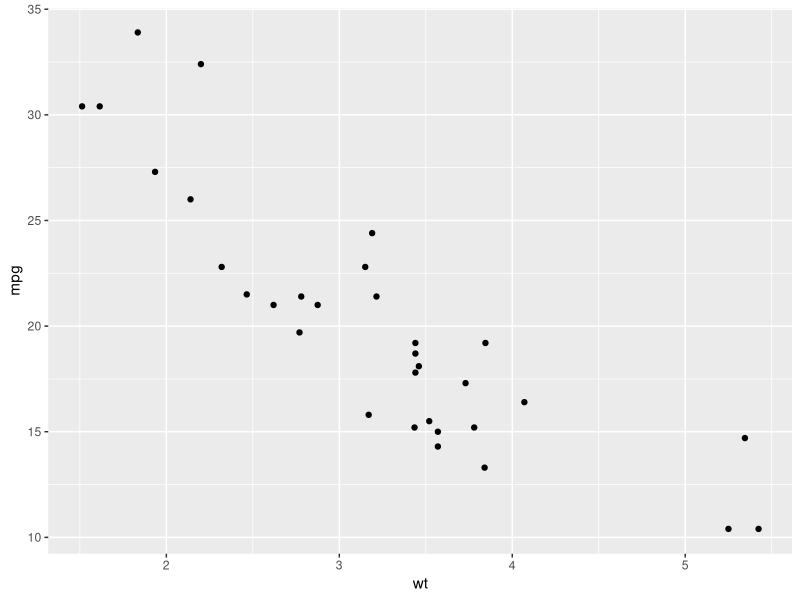
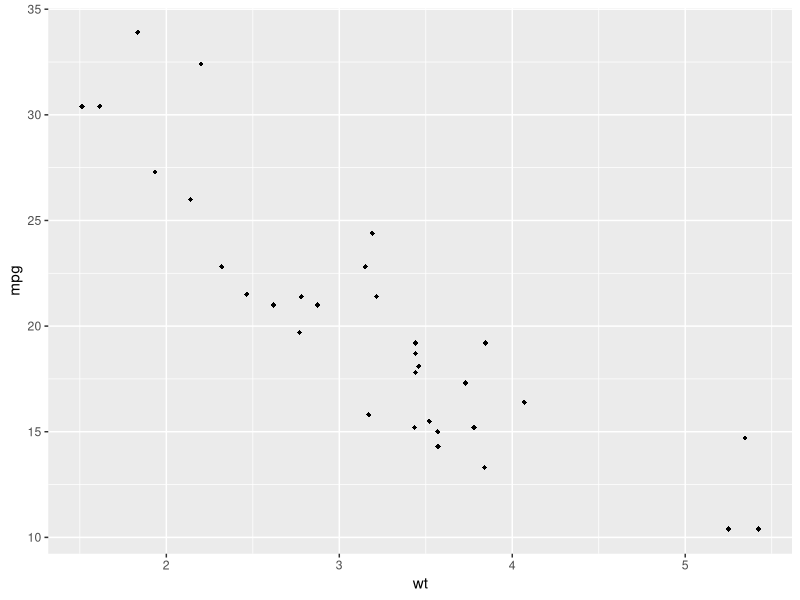
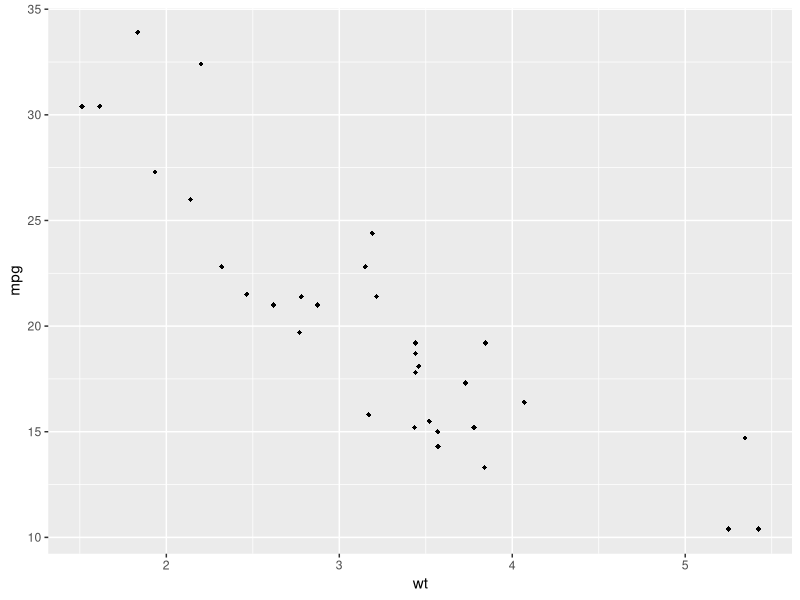
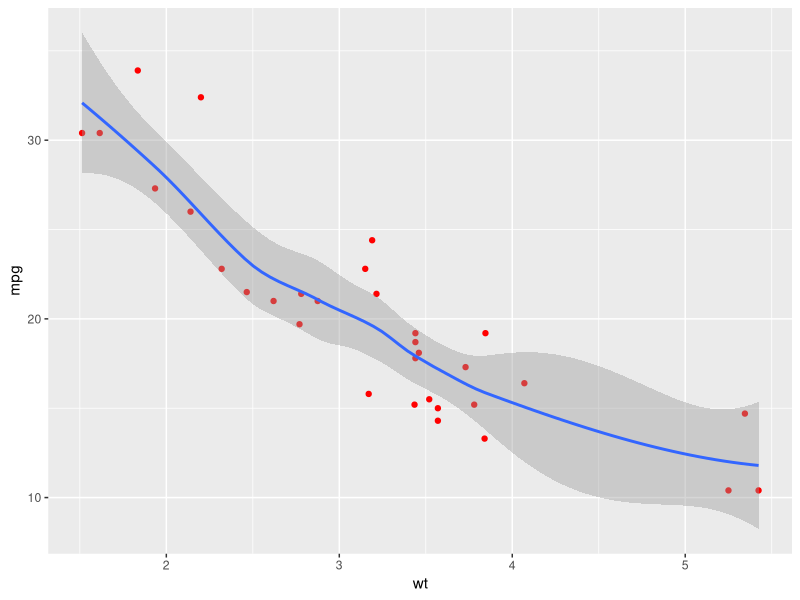
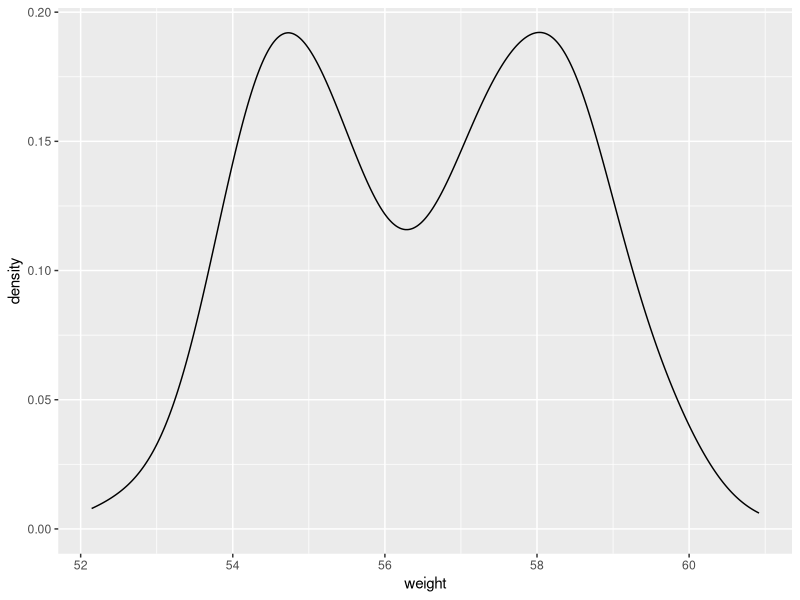
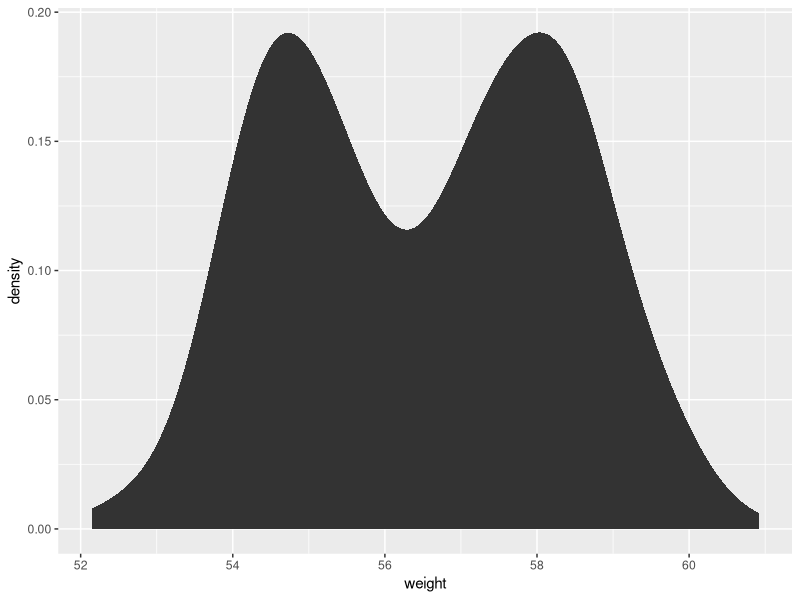
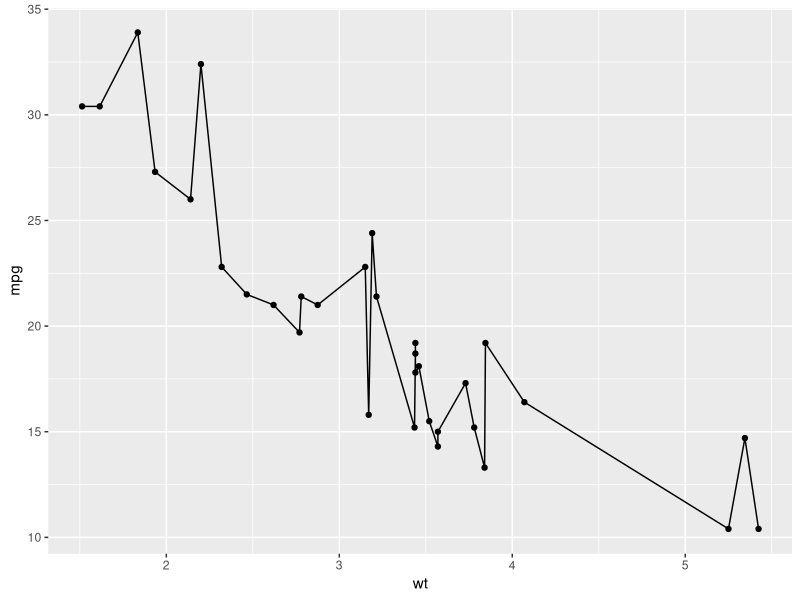
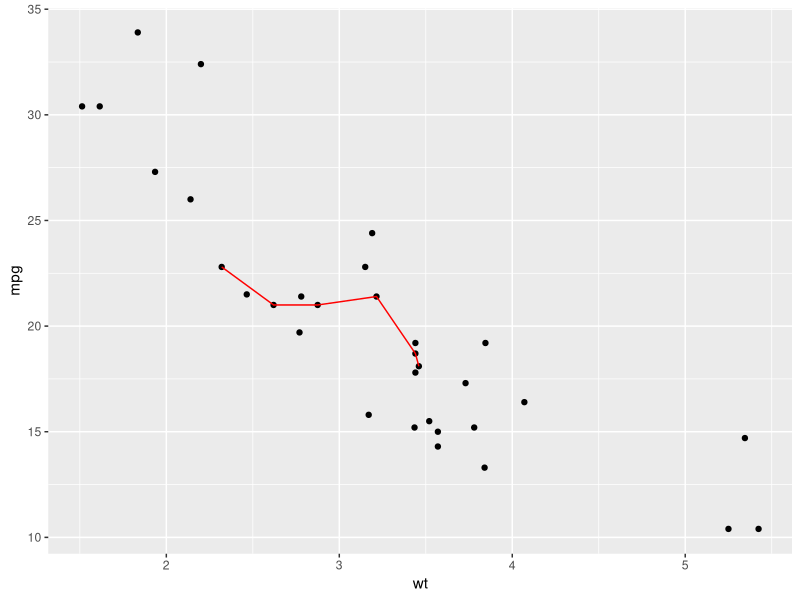

The R script that drew these images, in order:
## ---- chunk 1
knitr::opts_chunk$set(echo = TRUE)
## ---- chunk 2
# mtcars
## Load data
data(mtcars)
df <- mtcars[ , c("mpg", "cyl", "wt")]

## Convert dyl to a factor variable
df$cyl <- as.factor(df$cyl)

## Print a sample of data
head(mtcars)

#----------------------------------------------------------
library(dplyr)

set.seed(1234)
wdata <- data.frame(
  sex = factor(rep(c("F", "M"), each = 200)),
  weight = c(rnorm(200, 55), rnorm(200, 58)))

head(wdata)

mu <- wdata %>%
  group_by(sex) %>%
  summarise(grp.mean = mean(weight))

head(mu)
## ---- chunk 3
library(ggplot2)
# Basic scatter plot
ggplot(data = mtcars, aes(x = wt, y = mpg)) +
  geom_point()

# Change the font size and shape
ggplot(data = mtcars, aes(x = wt, y = mpg)) +
   geom_point(size = 1.5, shape = 18)
## ---- chunk 4
ggplot(data = mtcars, aes_string(x = "wt", y = "mpg")) +
   geom_point(size = 1.5, shape = 18)

ggpoints <- function(data, x_name, y_name)
{
  p <- ggplot(data = data, aes_string(x_name, y_name)) +
    geom_point(color = "red") +
    geom_smooth()
  
  return(p)
}

ggpoints(data = mtcars, x_name = "wt", y_name = "mpg")
## ---- chunk 5
set.seed(1234)
wdata = data.frame(
  sex = factor(rep(c("F", "M"), each = 200)),
  weight = c(rnorm(200, 55), rnorm(200, 58)))

print("Use geometry function")
ggplot(wdata, aes(x = weight)) + geom_density()

print("Use stat function")
ggplot(wdata, aes(x = weight)) + stat_density()
## ---- chunk 6
ggplot(data = mtcars, aes(x = wt, y = mpg)) +
  geom_point() +  # to draw points
  geom_line()     # to draw a line
## ---- chunk 7
ggplot(data = mtcars, aes(x = wt, y = mpg)) +
  geom_point() +  # to draw points from whole data set
  geom_line(data = head(mtcars), color = "red")  # to draw a line from a subset of data
## ---- chunk 8
ggplot(data = mtcars, aes(x = log2(wt), y = log2(mpg))) +
  geom_point()
## ---- chunk 9
ggplot(mtcars, aes(wt, mpg)) + geom_point()
ggsave("my_plot1.pdf")  # to PDF
ggsave("my_plot1.png")  # to PNG
## ---- chunk 10
pdf("my_plot2.pdf")
my_plot <- ggplot(mtcars, aes(wt, mpg)) + geom_point()
print(my_plot)
dev.off()

png("my_plot2.png")
my_plot <- ggplot(mtcars, aes(wt, mpg)) + geom_point()
print(my_plot)
dev.off()
## ---- chunk 11
library(dplyr)

set.seed(1234)
wdata <- data.frame(
  sex = factor(rep(c("F", "M"), each = 200)),
  weight = c(rnorm(200, 55), rnorm(200, 58)))

head(wdata)

mu <- wdata %>%
  group_by(sex) %>%
  summarise(grp.mean = mean(weight))

head(mu)
## ---- chunk 12
my_plot <- ggplot(wdata, aes(x = weight))
## ---- chunk 13
my_plot + geom_area(stat = "bin", color = "black", fill = '#00AFBB')
## ---- chunk 14
my_plot + geom_area(aes(y = ..density..), stat = "bin")
## ---- chunk 15
data("diamonds")
head(diamonds)

p <- ggplot(diamonds, aes(x = price, fill = cut))

p + geom_bar(stat = "bin")

p + geom_area(stat = "bin")
## ---- chunk 16
my_plot + geom_density()

my_plot + geom_density(color = "black", fill = "grey") +
  geom_vline(aes(xintercept = mean(weight)),
             color = "#FC4E07", 
             linetype = "dashed",
             size = 1)
## ---- chunk 17
my_plot + geom_density(aes(color = sex))
## ---- chunk 18
my_plot + geom_density(aes(fill = sex), 
                       alpha = 0.4)
## ---- chunk 19
head(mu)
my_plot + geom_density(aes(color = sex), 
                        alpha = 0.4) +
  geom_vline(data = mu,
             aes(xintercept = grp.mean, 
                 color = sex),
             linetype = "dashed")
## ---- chunk 20
my_plot_2 <- my_plot + 
  geom_density(aes(color = sex)) +
  geom_vline(data = mu,
             aes(xintercept = grp.mean, 
                 color = sex),
             linetype = "dashed") +
  theme_minimal()
## ---- chunk 21
my_plot_2 + scale_color_manual(values = c("#999999", "#E69F00"))
## ---- chunk 22
my_plot_2 + scale_color_brewer(palette = "Paired")
## ---- chunk 23
my_plot_2 + scale_color_grey()
## ---- chunk 24
my_plot_3 <- my_plot + 
  geom_density(aes(fill = sex), alpha = 0.4) +
  theme_minimal()
## ---- chunk 25
my_plot_3 + scale_fill_manual(
  values = c("#999999", "#E69F00"))
## ---- chunk 26
my_plot_3 + scale_fill_brewer(palette = "Dark2") +
  theme_minimal()
## ---- chunk 27
my_plot_3 + scale_fill_grey() +
  theme_minimal()
## ---- chunk 28
library(ggplot2)
set.seed(1234)
wdata <- data.frame(
  sex = factor(rep(c("F", "M"), each = 200)),
  weight = c(rnorm(200, 55), rnorm(200, 58)))
head(wdata)

myplot <- ggplot(wdata, aes(x = weight))
myplot + geom_dotplot(
  aes(fill = sex))
## ---- chunk 29
library(ggplot2)
set.seed(1234)
wdata <- data.frame(
  sex = factor(rep(c("F", "M"), each = 200)),
  weight = c(rnorm(200, 55), rnorm(200, 58)))
head(wdata)
## ---- chunk 30
myplot <- ggplot(wdata, aes(x = weight))
myplot + geom_freqpoly(bins = 30) +
  theme_minimal()
## ---- chunk 31
myplot + geom_freqpoly(
  aes(
    color = sex,
    linetype = sex)) +
  scale_color_manual(values = c("#999999", "#E69F00")) +
  theme_minimal()
## ---- chunk 32
myplot + geom_freqpoly(aes(y = ..density..))
## ---- chunk 33
my_plot + geom_histogram()
## ---- chunk 34
my_plot + geom_histogram(bins = 50)
## ---- chunk 35
my_plot + 
  geom_histogram(color = "black", fill = "grey") +
  geom_vline(
    aes(xintercept = mean(weight)),
    color = "#FC4E07",
    linetype = "dashed",
    size = 1)
## ---- chunk 36
my_plot + geom_histogram(aes(y = ..density..))
## ---- chunk 37
my_plot + geom_histogram(
  aes(color = sex), 
  fill = "white",
  position = "stack")  # "stack" is default
## ---- chunk 38
my_plot + 
  geom_histogram(
    aes(color = sex),
    fill = "white",
    alpha = 0.6,
    position = "identity")
## ---- chunk 39
my_plot + 
  geom_histogram(
    aes(color = sex),
    fill = "white",
    position = "dodge") +
  geom_vline(
    data = mu,
    aes(xintercept = grp.mean,
        color = sex),
    linetype = "dashed")
## ---- chunk 40
my_plot + 
  geom_histogram(
    aes(color = sex),
    fill = "white",  # fill IN geom NOT in aes !!!
    alpha = 0.4,
    position = "identity") +
  scale_color_manual(values = c("#00AFBB", "#E7B800"))
## ---- chunk 41
my_plot + 
  geom_histogram(
    aes(color = sex,
        fill = sex),  # fill NOT in geom BUT in aes !!!
    alpha = 0.4,
    position = "identity") +
  scale_fill_manual(values = c("#00AFBB", "#E7B800")) +
  scale_color_manual(values = c("#00AFBB", "#E7B800"))
## ---- chunk 42
my_plot + 
  geom_histogram(
    aes(y = ..density..),
    color = "black",  # color IN geom NOT in aes
    fill = "white") +  # fill in geam NOT in aes
  geom_density(
    alpha = 0.2,
    fill = "#FF6666")
## ---- chunk 43
my_plot + 
  geom_histogram(
    aes(
      y = ..density..,
      color = sex,  # color NOT in geom BUT in aes
      fill = sex),  # fill  NOT in geom BUT in aes
    alpha = 0.5,
    position = "identity") + 
  geom_density(
    aes(color = sex),
    size = 1)
## ---- chunk 44
library(ggplot2)
set.seed(1234)
wdata <- data.frame(
  sex = factor(rep(c("F", "M"), each = 200)),
  weight = c(rnorm(200, 55), rnorm(200, 58)))
head(wdata)

my_plot <- ggplot(wdata, aes(x = weight))
my_plot + stat_ecdf(geom = "point")
my_plot + stat_ecdf(geom = "step")
